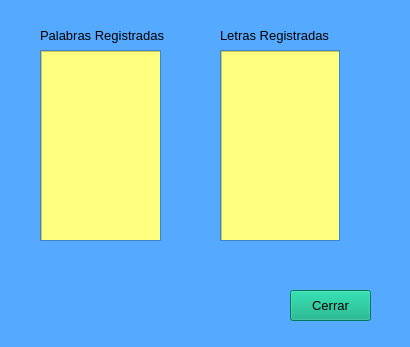
<?xml version="1.0" encoding="UTF-8"?>
<ui version="4.0">
 <class>OptionWindow</class>
 <widget class="QWidget" name="OptionWindow">
  <property name="geometry">
   <rect>
    <x>0</x>
    <y>0</y>
    <width>410</width>
    <height>347</height>
   </rect>
  </property>
  <property name="windowTitle">
   <string>Opciones</string>
  </property>
  <property name="styleSheet">
   <string notr="true">background-color:rgb(85, 170, 255)</string>
  </property>
  <widget class="QLabel" name="label">
   <property name="geometry">
    <rect>
     <x>40</x>
     <y>20</y>
     <width>131</width>
     <height>31</height>
    </rect>
   </property>
   <property name="font">
    <font>
     <pointsize>10</pointsize>
    </font>
   </property>
   <property name="text">
    <string>Palabras Registradas</string>
   </property>
  </widget>
  <widget class="QLabel" name="label_2">
   <property name="geometry">
    <rect>
     <x>220</x>
     <y>20</y>
     <width>121</width>
     <height>31</height>
    </rect>
   </property>
   <property name="font">
    <font>
     <pointsize>10</pointsize>
    </font>
   </property>
   <property name="text">
    <string>Letras Registradas</string>
   </property>
  </widget>
  <widget class="QPushButton" name="pushButton">
   <property name="geometry">
    <rect>
     <x>290</x>
     <y>290</y>
     <width>81</width>
     <height>31</height>
    </rect>
   </property>
   <property name="font">
    <font>
     <pointsize>10</pointsize>
    </font>
   </property>
   <property name="styleSheet">
    <string notr="true">background-color:rgb(0, 170, 127)</string>
   </property>
   <property name="text">
    <string>Cerrar</string>
   </property>
  </widget>
  <widget class="QScrollArea" name="scrollPalabras">
   <property name="geometry">
    <rect>
     <x>40</x>
     <y>50</y>
     <width>121</width>
     <height>191</height>
    </rect>
   </property>
   <property name="styleSheet">
    <string notr="true"/>
   </property>
   <property name="widgetResizable">
    <bool>true</bool>
   </property>
   <widget class="QWidget" name="scrollAreaPalabras">
    <property name="geometry">
     <rect>
      <x>0</x>
      <y>0</y>
      <width>119</width>
      <height>189</height>
     </rect>
    </property>
    <widget class="QListWidget" name="listWidgetPalabras">
     <property name="geometry">
      <rect>
       <x>0</x>
       <y>0</y>
       <width>121</width>
       <height>192</height>
      </rect>
     </property>
     <property name="styleSheet">
      <string notr="true">    QWidget{ background-color: rgb(255, 255, 127) } 
    QScrollBar{ background-color: red }</string>
     </property>
    </widget>
   </widget>
  </widget>
  <widget class="QScrollArea" name="scrollLetras">
   <property name="geometry">
    <rect>
     <x>220</x>
     <y>50</y>
     <width>120</width>
     <height>191</height>
    </rect>
   </property>
   <property name="styleSheet">
    <string notr="true"/>
   </property>
   <property name="widgetResizable">
    <bool>true</bool>
   </property>
   <widget class="QWidget" name="scrollAreaLetras">
    <property name="geometry">
     <rect>
      <x>0</x>
      <y>0</y>
      <width>118</width>
      <height>189</height>
     </rect>
    </property>
    <widget class="QListWidget" name="listWidgetLetras">
     <property name="geometry">
      <rect>
       <x>0</x>
       <y>0</y>
       <width>121</width>
       <height>192</height>
      </rect>
     </property>
     <property name="styleSheet">
      <string notr="true">    QWidget{ background-color: rgb(255, 255, 127) } 
    QScrollBar{ background-color: red }</string>
     </property>
    </widget>
   </widget>
  </widget>
 </widget>
 <resources/>
 <connections>
  <connection>
   <sender>pushButton</sender>
   <signal>clicked()</signal>
   <receiver>OptionWindow</receiver>
   <slot>close()</slot>
   <hints>
    <hint type="sourcelabel">
     <x>343</x>
     <y>306</y>
    </hint>
    <hint type="destinationlabel">
     <x>225</x>
     <y>282</y>
    </hint>
   </hints>
  </connection>
 </connections>
</ui>
